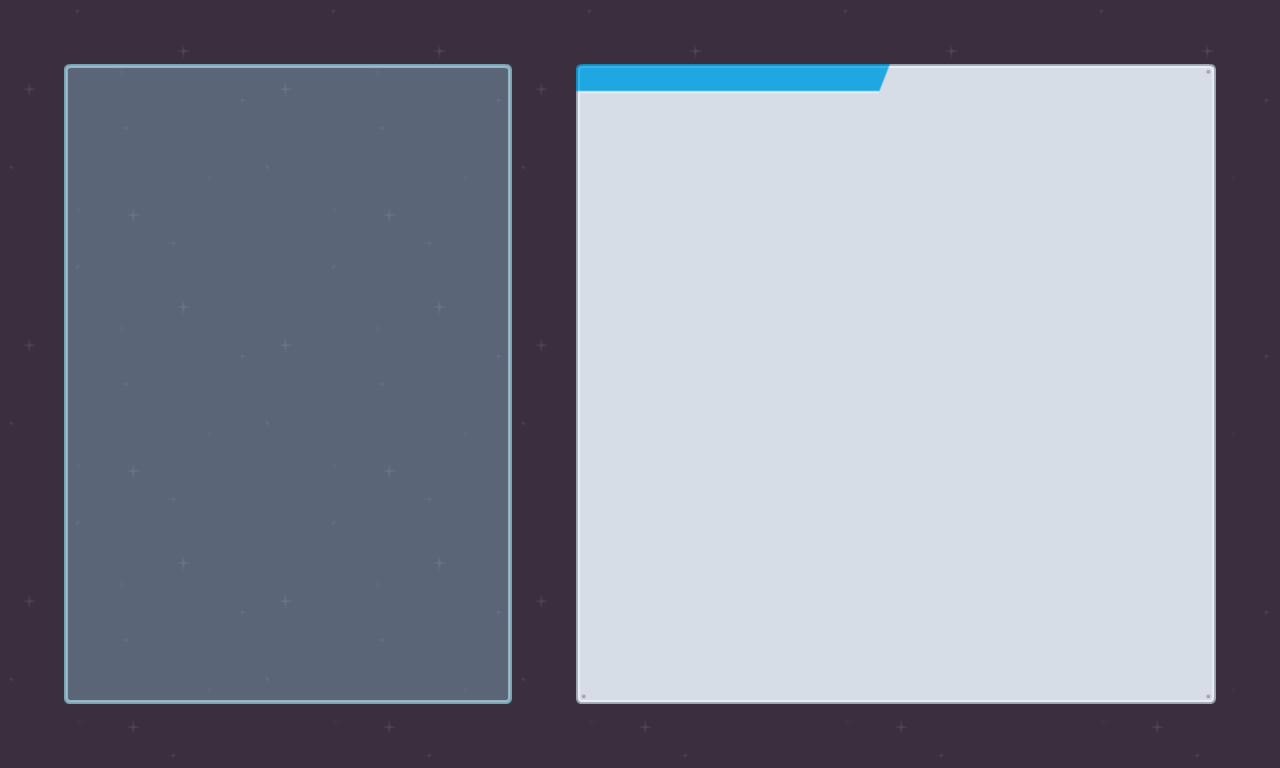

Below is a game level as drawn by its tile map, then a one-line description and the .tmx that defines it (tile-layer data replaced by summaries):
An orthogonal 40x24 tile map with 32x32 px tiles, 3 tile layers (Background, Panel, Viewer), 6 tilesets.

<map version="1.0" orientation="orthogonal" renderorder="right-down" width="40" height="24" tilewidth="32" tileheight="32" nextobjectid="1">
 <tileset firstgid="1" name="Panel" tilewidth="32" tileheight="32" tilecount="9">
  <image source="../images/metalPanel_blueCorner.png" width="96" height="96" />
 </tileset>
 <tileset firstgid="10" name="Panel 2" tilewidth="32" tileheight="32" tilecount="9">
  <image source="../images/metalPanel_blue.png" width="96" height="96" />
 </tileset>
 <tileset firstgid="19" name="metalPanel" tilewidth="32" tileheight="32" tilecount="9">
  <image source="../images/metalPanel.png" width="96" height="96" />
 </tileset>
 <tileset firstgid="28" name="Back" tilewidth="256" tileheight="256" tilecount="1">
  <image source="../images/darkPurple.png" width="256" height="256" />
 </tileset>
 <tileset firstgid="29" name="Glass" tilewidth="32" tileheight="32" tilecount="9">
  <image source="../images/glassPanel.png" width="96" height="96" />
 </tileset>
 <tileset firstgid="38" name="glassPanel_projection" tilewidth="32" tileheight="32" tilecount="9">
  <image source="../images/glassPanel_projection.png" width="96" height="96" />
 </tileset>
 <layer name="Background" width="40" height="24">
  <data>[960 cells, 15 non-empty, 1 distinct tile ids]</data>
 </layer>
 <layer name="Panel" width="40" height="24">
  <data>[960 cells, 400 non-empty, 11 distinct tile ids]</data>
 </layer>
 <layer name="Viewer" width="40" height="24">
  <data>[960 cells, 280 non-empty, 9 distinct tile ids]</data>
 </layer>
</map>